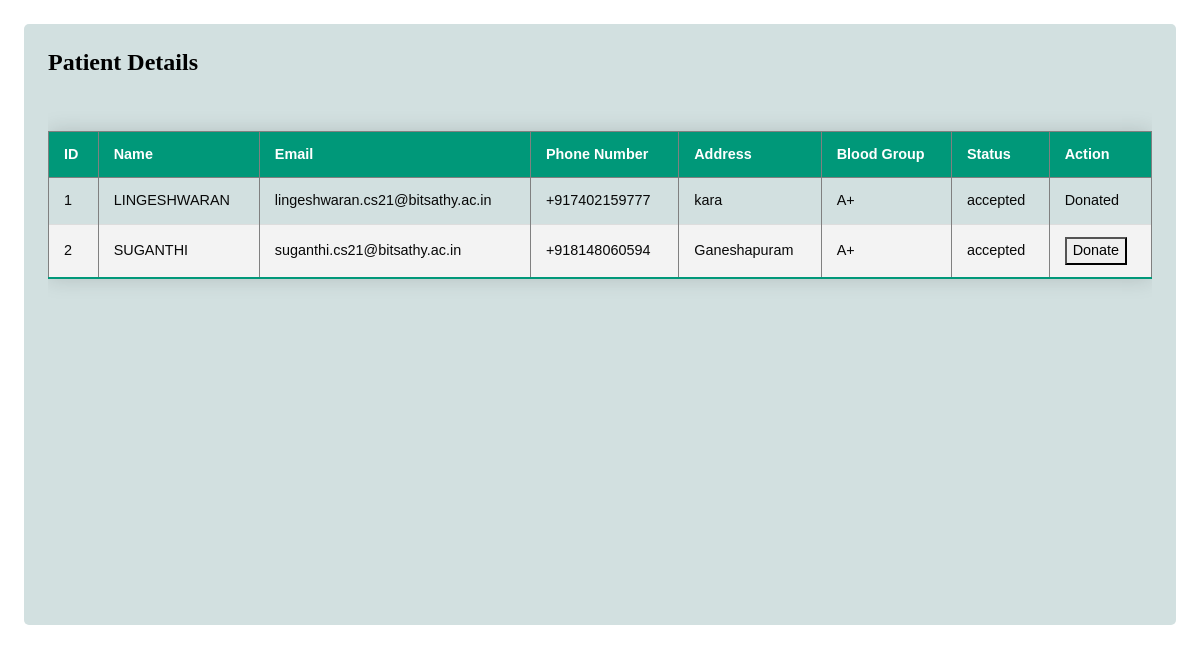
The page /manager_blood_status on the database its author committed.
### tables this page shows
CREATE TABLE submissions (
        id INTEGER PRIMARY KEY AUTOINCREMENT,
        name TEXT NOT NULL,
        email TEXT NOT NULL,
        phone TEXT NOT NULL,
        address TEXT NOT NULL,
        blood_group TEXT NOT NULL,
        status TEXT NOT NULL,
        action TEXT

    );

### app.py (the view)
@app.route('/manager_blood_status')
def manager_blood_status():
    conn = sql.connect('appointment.db')
    submissions = conn.execute('SELECT id, name, email, phone, address, blood_group, status , action FROM submissions').fetchall()
    conn.close()
    return render_template('manager_blood_status.html', submissions=submissions)

### templates/manager_blood_status.html (shortened to what this page needs)
<!DOCTYPE html>
<html lang="en">
<head>
    <link href="../static/bootstrap.min.css" rel="stylesheet">
    <link href="../static/style_2.css" rel="stylesheet">
</head>
<body>
    <div class="container-fluid position-relative d-flex p-0">
            <div class="container-fluid pt-4 px-4 scroll-container">
                <div class="bg-secondary text-center rounded p-4">
                    <div class="d-flex align-items-center justify-content-between mb-4">
                        <h6 class="mb-0">Patient Details</h6>
                    </div>
                    <div class="table-responsive">
                        <table class="styled-table text-start align-middle table-bordered table-hover mb-0">
                          <thead>
                            <tr>
                              <th>ID</th>
                              <th>Name</th>
                              <th>Email</th>
                              <th>Phone Number</th>
                              <th>Address</th>
                              <th>Blood Group</th>
                              <th>Status</th>
                              <th>Action</th>
                            </tr>
                            </thead>
                            <tbody>
                            {% for submission in submissions %}
                            <tr>
                              <td>{{ submission[0] }}</td>
                              <td>{{ submission[1] }}</td>
                              <td>{{ submission[2] }}</td>
                              <td>{{ submission[3] }}</td>
                              <td>{{ submission[4] }}</td>
                              <td>{{ submission[5] }}</td>
                              <td>{{ submission[6] }}</td>
                              <td>
                                  {% if submission[6] == 'pending' %}
                                      <form action="{{ url_for('update_status', submission_id=submission[0]) }}" method="POST">
                                          <button type="submit">Accept</button>
                                      </form>
                                  {% elif submission[6] == 'accepted' and submission[7] == 'not_Donate' %}
                                      <form action="{{ url_for('update_action', submission_id=submission[0]) }}" method="POST">
                                          <button type="submit">Donate</button>
                                      </form>
                                  {% else %}
                                      Donated
                                  {% endif %}
                              </td>
                            </tr>
                            {% endfor %}
                          </tbody>
                          </table>
                    </div>
                </div>
            </div>
        </div>
</body>
</html>

### static/style_2.css (style rules this page uses)
:root { --primary: #EB1616; --secondary: #191C24; --light: #6C7293; --dark: #ffffff; }

### templates/manager_blood_status.html (style rules this page uses)
.scroll-container { height: 700px; overflow: auto; }

### rows shown on the page
submissions: id "1", name "LINGESHWARAN", email "lingeshwaran.cs21@bitsathy.ac.in", phone "+917402159777", address "kara", blood_group "A+", status "accepted", action "Donated"
submissions: id "2", name "SUGANTHI", email "suganthi.cs21@bitsathy.ac.in", phone "+918148060594", address "Ganeshapuram", blood_group "A+", status "accepted"
